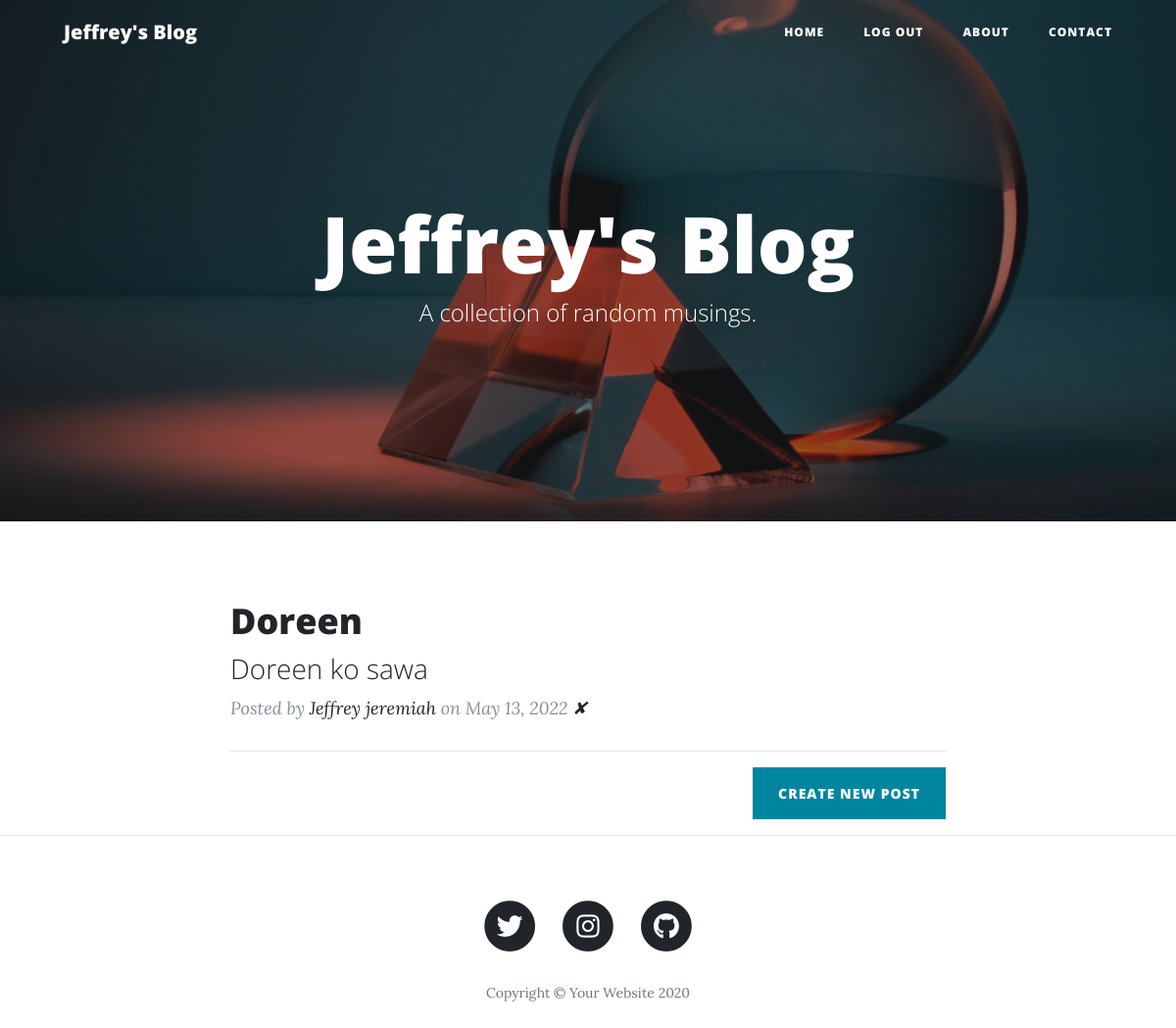
The page / (signed in) on the database its author committed.
### main.py (models this page shows)
class BlogPost(db.Model):
    __tablename__ = "blog_posts"
    id = db.Column(db.Integer, primary_key=True)
    author_id = db.Column(db.Integer, db.ForeignKey('users.id'))
    author = relationship("User", back_populates="posts")
    title = db.Column(db.String(250), unique=True, nullable=False)
    subtitle = db.Column(db.String(250), nullable=False)
    date = db.Column(db.String(250), nullable=False)
    body = db.Column(db.Text, nullable=False)
    img_url = db.Column(db.String(250), nullable=False)
    comments = relationship("Comment", back_populates="parent_post")

class User(UserMixin, db.Model):
    __tablename__ = "users"
    id = db.Column(db.Integer, primary_key=True)
    email = db.Column(db.String(250), unique=True)
    password = db.Column(db.String(250))
    name = db.Column(db.String(250))
    posts = relationship("BlogPost", back_populates="author")
    comments = relationship("Comment", back_populates="comment_author")

### main.py (the view)
@app.route('/')
def get_all_posts():
    posts = BlogPost.query.all()
    return render_template("index.html", all_posts=posts, current_user=current_user)

### main.py (called while the page is built)
@login_manager.user_loader
def load_user(user_id):
    return User.query.get(int(user_id))

### templates/index.html
{% include "header.html" %}
  <header class="masthead" style="background-image: url('static/img/smooth.jpeg')">
    <div class="overlay"></div>
    <div class="container">
      <div class="row">
        <div class="col-lg-8 col-md-10 mx-auto">
          <div class="site-heading">
            <h1>Jeffrey's Blog</h1>
            <span class="subheading">A collection of random musings.</span>
          </div>
        </div>
      </div>
    </div>
  </header>
  <div class="container">
    <div class="row">
      <div class="col-lg-8 col-md-10 mx-auto">
        {% for post in all_posts %}
        <div class="post-preview">
          <a href="{{ url_for('show_post', post_id=post.id) }}">
            <h2 class="post-title">
              {{post.title}}
            </h2>
            <h3 class="post-subtitle">
              {{post.subtitle}}
            </h3>
          </a>
          <p class="post-meta">Posted by
            <a href="#">{{ post.author.name }}</a>
            on {{post.date}}
             {% if current_user.id  == 1: %}
              <a href="{{url_for('delete_post', post_id=post.id) }}">✘</a>
             {% endif %}
          </p>
        </div>
        <hr>
        {% endfor %}
        {% if current_user.id == 1: %}
        <div class="clearfix">
          <a class="btn btn-primary float-right" href="{{url_for('add_new_post')}}">Create New Post</a>
        </div>
        {% endif %}
      </div>
    </div>
  </div>
  <hr>
{% include "footer.html" %}

### rows shown on the page
BlogPost: title "Doreen", subtitle "Doreen ko sawa", author.name "Jeffrey jeremiah", date "May 13, 2022"
